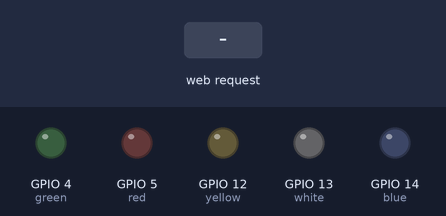
This sketch was run on a simulated ESP8266 (NodeMCU). Shown: output pins drawn as LEDs (lit = HIGH). The inputs (shaded band) are chosen by the test bench. WiFi joins after 1.5 s; servers stay silent unless stated; what the sketch prints to the serial monitor is not drawn.

Above: at 2.7 s.
2.8 s: HTTP request GET /14/on received
At 3.7 s:
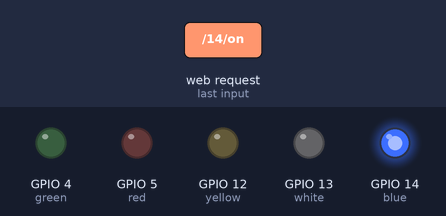
4.3 s: HTTP request GET /13/on received
At 4.8 s:
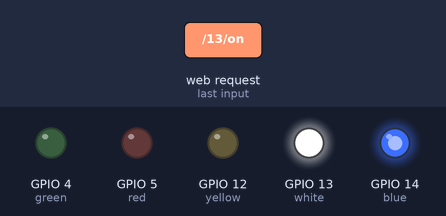
5.8 s: HTTP request GET /14/off received
At 7.0 s:
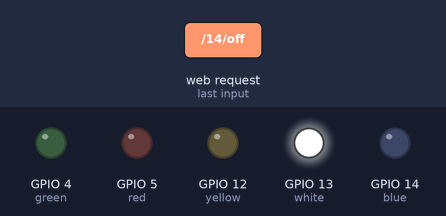
7.3 s: HTTP request GET /12/on received
At 8.3 s:
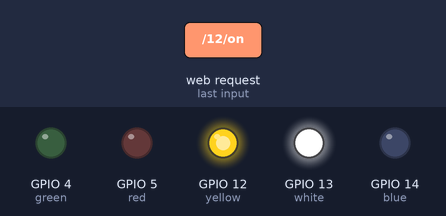
8.8 s: HTTP request GET /13/off received
At 9.4 s:
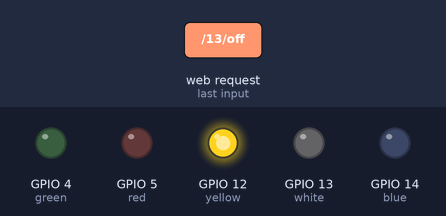
10.3 s: HTTP request GET /5/on received
At 11.7 s:
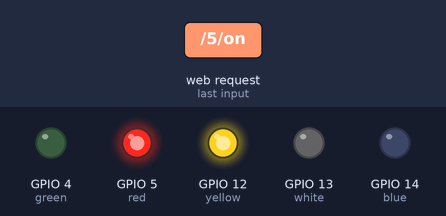
Timing chart, 0 to 12.8 s (numbered marks = the images above; inputs shaded):
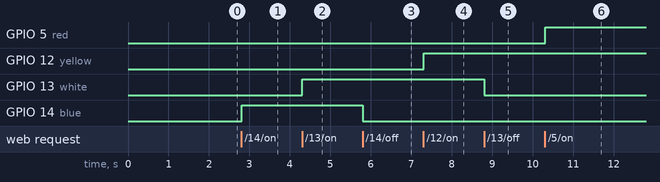

The sketch:

Controller.ino
```cpp
#include <ESP8266WiFi.h>

/**
 * Credentials to enter in your network.
 */
const char* ssid     = "SSID";
const char* password = "PASSWORD";

/**
 * Set web server port number to 80.
 */
WiFiServer server(80);

/**
 * Store the HTTP Request.
 */
String header;

/**
 * Store the light state
 */
String blueState = "off";
String whiteState = "off";
String yellowState = "off";
String redState = "off";
String greenState = "off";

/**
 * Assign output variable to GPIO pins
 */
const int blue = 14;
const int white = 13;
const int yellow = 12;
const int red = 5;
const int green = 4;

unsigned long currentTime = millis();
unsigned long previousTime = 0;
const long timeoutTime = 2000;

void setup() {
  Serial.begin(115200);
  /**
   * Initialize the output variables as outputs
   */
  pinMode(blue, OUTPUT);
  pinMode(white, OUTPUT);
  pinMode(yellow, OUTPUT);
  pinMode(red, OUTPUT);
  pinMode(green, OUTPUT);

  /**
   * Set outputs to low.
   */
  digitalWrite(blue, LOW);
  digitalWrite(white, LOW);
  digitalWrite(yellow, LOW);
  digitalWrite(red, LOW);
  digitalWrite(green, LOW);

  /**
   * Connect to WIFI Network.
   */
  Serial.print("Connecting to ");
  Serial.println(ssid);
  WiFi.begin(ssid, password);
  while (WiFi.status() != WL_CONNECTED) {
    delay(500);
    Serial.print(".");
  }
  // Print local IP address and start web server
  Serial.println("");
  Serial.println("WiFi connected.");
  Serial.println("IP address: ");
  Serial.println(WiFi.localIP());
  server.begin();
}

void loop(){
  WiFiClient client = server.available();   // Listen for incoming clients

  if (client) {
    String currentLine = "";
    currentTime = millis();
    previousTime = currentTime;
    while (client.connected() && currentTime - previousTime <= timeoutTime) {
      currentTime = millis();
      if (client.available()) {
        char c = client.read();
        header += c;
        if (c == '\n') {
          if (currentLine.length() == 0) {
            client.println("HTTP/1.1 200 OK");
            client.println("Content-type:text/html");
            client.println("Connection: close");
            client.println();

            /**
             * Turn GPIO to HIGH or LOW.
             *
             * LOW -> OFF
             * HIGH -> ON
             */
             if (header.indexOf("GET /14/on") >= 0) {
              blueState = "on";
              digitalWrite(blue, HIGH);
            } else if (header.indexOf("GET /14/off") >= 0) {
              blueState = "off";
              digitalWrite(blue, LOW);
            } else if (header.indexOf("GET /13/on") >= 0) {
              whiteState = "on";
              digitalWrite(white, HIGH);
            } else if (header.indexOf("GET /13/off") >= 0) {
              whiteState = "off";
              digitalWrite(white, LOW);
            }else if (header.indexOf("GET /12/on") >= 0) {
              yellowState = "on";
              digitalWrite(yellow, HIGH);
            } else if (header.indexOf("GET /12/off") >= 0) {
              yellowState = "off";
              digitalWrite(yellow, LOW);
            }else if (header.indexOf("GET /5/on") >= 0) {
              redState = "on";
              digitalWrite(red, HIGH);
            } else if (header.indexOf("GET /5/off") >= 0) {
              redState = "off";
              digitalWrite(red, LOW);
            } else if (header.indexOf("GET /4/on") >= 0) {
              greenState = "on";
              digitalWrite(green, HIGH);
            } else if (header.indexOf("GET /4/off") >= 0) {
              greenState = "off";
              digitalWrite(green, LOW);
            }

            /**
             * Webpage Display.
             */
            client.println("<!DOCTYPE html><html>");
            client.println("<head><meta name=\"viewport\" content=\"width=device-width, initial-scale=1\">");
            client.println("<link rel=\"icon\" href=\"data:,\">");
            client.println("<style>html { font-family: Helvetica; display: inline-block; margin: 0px auto; text-align: center;}");
            client.println(".button { background-color: #195B6A; border: none; color: white; padding: 16px 40px;");
            client.println("text-decoration: none; font-size: 30px; margin: 2px; cursor: pointer;}");
            client.println(".button2 {background-color: #77878A;}</style></head>");
            client.println("<body><h1>IOT Controler</h1>");
            client.println("<table>");
            client.println("<tr><th>Led Color</th><th>State</th><th>Action</th></tr>");

            client.println("<tr>");
            client.println("<td>White</td><td>"+ whiteState + "</td>");
            if (whiteState=="off") {
              client.println("<td><a href=\"/13/on\"><button class=\"button\">ON</button></a></td>");
            } else {
              client.println("<td><a href=\"/13/off\"><button class=\"button button2\">OFF</button></a></td>");
            }
            client.println("</tr>");

            client.println("<tr>");
            client.println("<td>Yellow</td><td>"+ yellowState + "</td>");
            if (yellowState=="off") {
              client.println("<td><a href=\"/12/on\"><button class=\"button\">ON</button></a></td>");
            } else {
              client.println("<td><a href=\"/12/off\"><button class=\"button button2\">OFF</button></a></td>");
            }
            client.println("</tr>");

            client.println("<tr>");
            client.println("<td>Blue</td><td>"+ blueState + "</td>");
            if (blueState=="off") {
              client.println("<td><a href=\"/14/on\"><button class=\"button\">ON</button></a></td>");
            } else {
              client.println("<td><a href=\"/14/off\"><button class=\"button button2\">OFF</button></a></td>");
            }
            client.println("</tr>");

            client.println("<tr>");
            client.println("<td>Green</td><td>"+ greenState + "</td>");
            if (greenState=="off") {
              client.println("<td><a href=\"/4/on\"><button class=\"button\">ON</button></a></td>");
            } else {
              client.println("<td><a href=\"/4/off\"><button class=\"button button2\">OFF</button></a></td>");
            }
            client.println("</tr>");

            client.println("<tr>");
            client.println("<td>Vermelho</td><td>"+ redState + "</td>");
            if (redState=="off") {
              client.println("<td><a href=\"/5/on\"><button class=\"button\">ON</button></a></td>");
            } else {
              client.println("<td><a href=\"/5/off\"><button class=\"button button2\">OFF</button></a></td>");
            }
            client.println("</tr>");

            client.println("</body></html>");
            client.println();
            break;
          } else {
            currentLine = "";
          }
        } else if (c != '\r') {
          currentLine += c;
        }
      }
    }
    header = "";
    client.stop();
  }
}
```

Measured:
- after the input at 2.8 s, GPIO 14 (blue): LOW → HIGH at once
- after the input at 4.3 s, GPIO 13 (white): LOW → HIGH at once
- after the input at 5.8 s, GPIO 14 (blue): HIGH → LOW at once
- after the input at 7.3 s, GPIO 12 (yellow): LOW → HIGH at once
- after the input at 8.8 s, GPIO 13 (white): HIGH → LOW at once
- after the input at 10.3 s, GPIO 5 (red): LOW → HIGH at once
